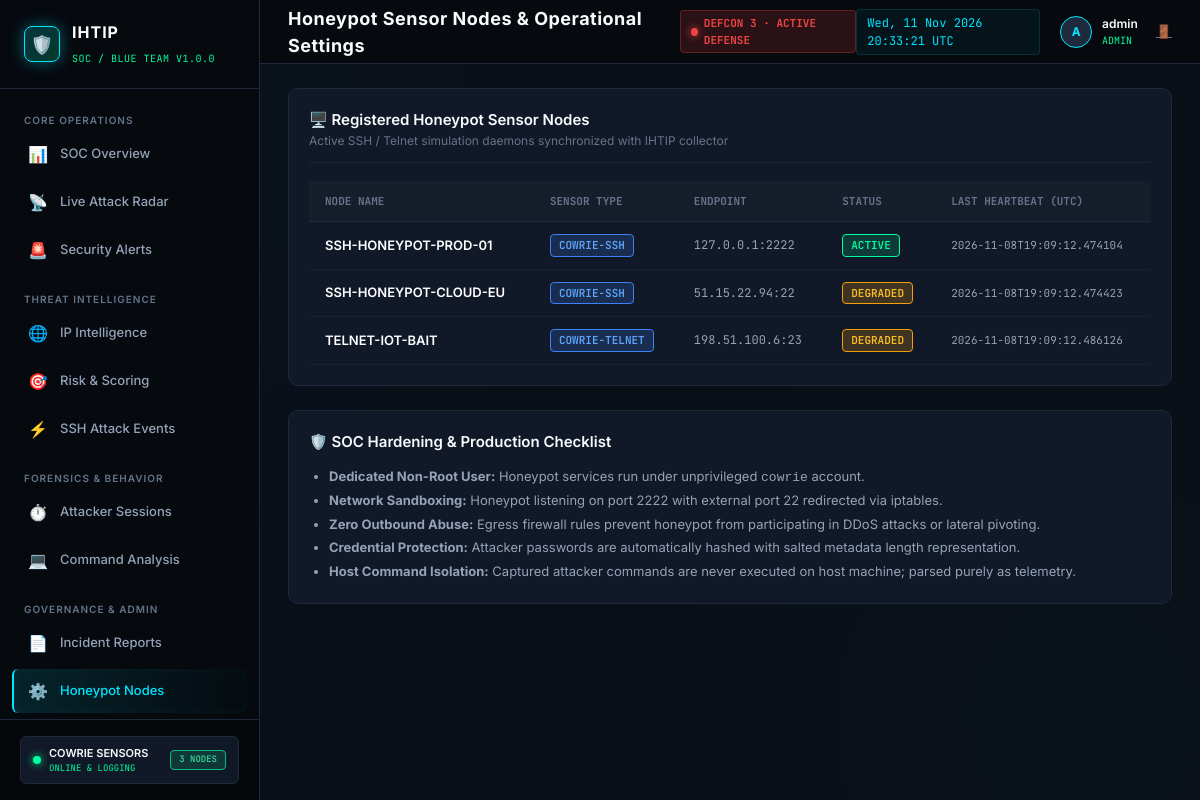
The page /settings (signed in) on the database its author committed.
### backend/models/honeypot.py (models this page shows)
class Honeypot(Base):
    __tablename__ = "honeypots"
    id = Column(Integer, primary_key=True, autoincrement=True)
    name = Column(String(100), nullable=False, unique=True)
    type = Column(String(50), nullable=False, default="cowrie-ssh")
    ip_address = Column(String(45), nullable=True, default="127.0.0.1")
    port = Column(Integer, default=2222)
    status = Column(String(20), default="active")  # active, degraded, offline
    last_heartbeat = Column(DateTime, default=datetime.datetime.utcnow)
    created_at = Column(DateTime, default=datetime.datetime.utcnow)
    sessions = relationship("Session", back_populates="honeypot", cascade="all, delete-orphan")
    events = relationship("AttackEvent", back_populates="honeypot", cascade="all, delete-orphan")
    def to_dict(self):
        return {
            "id": self.id,
            "name": self.name,
            "type": self.type,
            "ip_address": self.ip_address,
            "port": self.port,
            "status": self.status,
            "last_heartbeat": self.last_heartbeat.isoformat() if self.last_heartbeat else None,
            "created_at": self.created_at.isoformat() if self.created_at else None
        }

### backend/routes/dashboard_routes.py (the view)
@dashboard_bp.route("/settings")
@login_required
def settings_page():
    db = SessionLocal()
    try:
        honeypots = db.query(Honeypot).all()
        return render_template("settings.html", honeypots=[hp.to_dict() for hp in honeypots])
    finally:
        db.close()

### config/security_config.py (called while the page is built)
    @staticmethod
    def get_security_headers() -> dict:
        return {
            "X-Content-Type-Options": "nosniff",
            "X-Frame-Options": "SAMEORIGIN",
            "X-XSS-Protection": "1; mode=block",
            "Referrer-Policy": "strict-origin-when-cross-origin",
            "Content-Security-Policy": (
                "default-src 'self'; "
                "script-src 'self' 'unsafe-inline' https://cdn.jsdelivr.net; "
                "style-src 'self' 'unsafe-inline' https://fonts.googleapis.com https://cdn.jsdelivr.net; "
                "font-src 'self' https://fonts.gstatic.com https://cdn.jsdelivr.net; "
                "img-src 'self' data: https:; "
                "connect-src 'self';"
            )
        }

### frontend/templates/settings.html (shortened to what this page needs)
{% extends "base.html" %}
{% block page_title %}Honeypot Sensor Nodes & Operational Settings{% endblock %}
{% block content %}
<div class="cyber-card">
  <div class="card-header">
    <div>
      <div class="card-title">🖥️ Registered Honeypot Sensor Nodes</div>
      <div class="card-subtitle">Active SSH / Telnet simulation daemons synchronized with IHTIP collector</div>
    </div>
  </div>
  <div class="table-responsive">
    <table class="cyber-table">
      <thead>
        <tr>
          <th>Node Name</th>
          <th>Sensor Type</th>
          <th>Endpoint</th>
          <th>Status</th>
          <th>Last Heartbeat (UTC)</th>
        </tr>
      </thead>
      <tbody>
        {% for hp in honeypots %}
        <tr>
          <td style="font-weight: 600; color: #fff;">{{ hp.name }}</td>
          <td><span class="badge badge-medium">{{ hp.type }}</span></td>
          <td class="mono-cell">{{ hp.ip_address }}:{{ hp.port }}</td>
          <td>
            <span class="badge {% if hp.status == 'active' %}badge-active{% elif hp.status == 'degraded' %}badge-high{% else %}badge-critical{% endif %}">
              {{ hp.status|upper }}
            </span>
          </td>
          <td class="mono-cell" style="font-size: 11px;">{{ hp.last_heartbeat }}</td>
        </tr>
        {% else %}
        <tr>
          <td colspan="5" style="text-align: center; color: var(--text-muted);">No honeypot nodes registered.</td>
        </tr>
        {% endfor %}
      </tbody>
    </table>
  </div>
</div>
<div class="cyber-card" style="margin-top: 24px;">
  <div class="card-title" style="margin-bottom: 12px;">🛡️ SOC Hardening & Production Checklist</div>
  <ul style="font-size: 13px; color: var(--text-secondary); line-height: 1.8; padding-left: 20px;">
    <li><b>Dedicated Non-Root User:</b> Honeypot services run under unprivileged <code>cowrie</code> account.</li>
    <li><b>Network Sandboxing:</b> Honeypot listening on port 2222 with external port 22 redirected via iptables.</li>
    <li><b>Zero Outbound Abuse:</b> Egress firewall rules prevent honeypot from participating in DDoS attacks or lateral pivoting.</li>
    <li><b>Credential Protection:</b> Attacker passwords are automatically hashed with salted metadata length representation.</li>
    <li><b>Host Command Isolation:</b> Captured attacker commands are never executed on host machine; parsed purely as telemetry.</li>
  </ul>
</div>
{% endblock %}

### frontend/templates/base.html (shortened to what this page needs)
<!DOCTYPE html>
<html lang="en">
<head>
  <link rel="stylesheet" href="{{ url_for('static', filename='css/style.css') }}">
  <link rel="stylesheet" href="{{ url_for('static', filename='css/dashboard.css') }}">
  <link rel="stylesheet" href="{{ url_for('static', filename='css/responsive.css') }}">
</head>
<body>
  <div class="app-layout">
    <aside class="sidebar">
      <div class="brand-header">
        <div class="brand-logo-icon">🛡️</div>
        <div class="brand-text">
          <h1>{{ project_name }}</h1>
          <span>SOC / Blue Team v{{ version }}</span>
        </div>
      </div>
      <ul class="nav-menu">
        <div class="nav-section-title">Core Operations</div>
        <li class="nav-item">
          <a href="{{ url_for('dashboard_bp.dashboard_page') }}" class="nav-link {% if request.path == '/dashboard' or request.path == '/' %}active{% endif %}">
            <span class="nav-icon">📊</span>
            <span>SOC Overview</span>
          </a>
        </li>
        <li class="nav-item">
          <a href="{{ url_for('dashboard_bp.live_monitor_page') }}" class="nav-link {% if request.path == '/live' %}active{% endif %}">
            <span class="nav-icon">📡</span>
            <span>Live Attack Radar</span>
          </a>
        </li>
        <li class="nav-item">
          <a href="{{ url_for('analytics_bp.alerts_page') }}" class="nav-link {% if request.path == '/alerts' %}active{% endif %}">
            <span class="nav-icon">🚨</span>
            <span>Security Alerts</span>
          </a>
        </li>
        <div class="nav-section-title" style="margin-top: 12px;">Threat Intelligence</div>
        <li class="nav-item">
          <a href="{{ url_for('attacker_bp.attackers_page') }}" class="nav-link {% if request.path == '/attackers' %}active{% endif %}">
            <span class="nav-icon">🌐</span>
            <span>IP Intelligence</span>
          </a>
        </li>
        <li class="nav-item">
          <a href="{{ url_for('analytics_bp.threat_intel_page') }}" class="nav-link {% if request.path == '/threat-intel' %}active{% endif %}">
            <span class="nav-icon">🎯</span>
            <span>Risk & Scoring</span>
          </a>
        </li>
        <li class="nav-item">
          <a href="{{ url_for('attack_bp.attacks_page') }}" class="nav-link {% if request.path == '/attacks' %}active{% endif %}">
            <span class="nav-icon">⚡</span>
            <span>SSH Attack Events</span>
          </a>
        </li>
        <div class="nav-section-title" style="margin-top: 12px;">Forensics & Behavior</div>
        <li class="nav-item">
          <a href="{{ url_for('session_bp.sessions_page') }}" class="nav-link {% if request.path == '/sessions' %}active{% endif %}">
            <span class="nav-icon">⏱️</span>
            <span>Attacker Sessions</span>
          </a>
        </li>
        <li class="nav-item">
          <a href="{{ url_for('session_bp.commands_page') }}" class="nav-link {% if request.path == '/commands' %}active{% endif %}">
            <span class="nav-icon">💻</span>
            <span>Command Analysis</span>
          </a>
        </li>
        <div class="nav-section-title" style="margin-top: 12px;">Governance & Admin</div>
        <li class="nav-item">
          <a href="{{ url_for('report_bp.reports_page') }}" class="nav-link {% if request.path == '/reports' %}active{% endif %}">
            <span class="nav-icon">📄</span>
            <span>Incident Reports</span>
          </a>
        </li>
        <li class="nav-item">
          <a href="{{ url_for('dashboard_bp.settings_page') }}" class="nav-link {% if request.path == '/settings' %}active{% endif %}">
            <span class="nav-icon">⚙️</span>
            <span>Honeypot Nodes</span>
          </a>
        </li>
      </ul>
      <div class="sidebar-footer">
        <div class="sensor-status-card">
          <div style="display: flex; align-items: center; gap: 8px;">
            <div class="pulse-indicator"></div>
            <div>
              <div style="font-size: 11px; font-weight: 600;">COWRIE SENSORS</div>
              <div style="font-size: 9px; color: var(--cyber-green); font-family: var(--font-mono);">ONLINE & LOGGING</div>
            </div>
          </div>
          <span class="badge badge-low" style="font-size: 9px;">3 NODES</span>
        </div>
      </div>
    </aside>
    <main class="main-content">
      <header class="topbar">
        <div class="topbar-left">
          <div class="page-title">{% block page_title %}Security Operations Center{% endblock %}</div>
          <span class="threat-status-badge">
            <span class="pulse-indicator" style="background:#ef4444; box-shadow:0 0 8px #ef4444;"></span>
            DEFCON 3 · ACTIVE DEFENSE
          </span>
        </div>
        <div class="topbar-right">
          <div id="system-clock" class="system-clock">UTC --:--:--</div>
          <div class="user-profile">
            <div class="user-avatar">
              {{ current_user[0]|upper if current_user else 'A' }}
            </div>
            <div class="user-info">
              <span class="user-name">{{ current_user if current_user else 'SOC Analyst' }}</span>
              <span class="user-role">{{ current_role }}</span>
            </div>
            {% if is_authenticated %}
              <a href="{{ url_for('auth_bp.logout_page') }}" style="color: var(--text-muted); margin-left: 8px; font-size: 13px;" title="Logout">🚪</a>
            {% else %}
              <a href="{{ url_for('auth_bp.login_page') }}" class="btn btn-cyber" style="padding: 4px 10px; font-size: 11px;">Login</a>
            {% endif %}
          </div>
        </div>
      </header>
      <div class="page-container">
        {% block content %}{% endblock %}
      </div>
    </main>
  </div>
</body>
</html>

### frontend/static/css/dashboard.css (style rules this page uses)
.cyber-card { background-color: var(--bg-card); border: 1px solid var(--border-color); border-radius: 10px; padding: 20px; margin-bottom: 24px; }
.card-header { display: flex; align-items: center; justify-content: space-between; margin-bottom: 18px; padding-bottom: 12px; border-bottom: 1px solid rgba(255, 255, 255, 0.05); }
.card-title { font-size: 15px; font-weight: 600; color: var(--text-primary); display: flex; align-items: center; gap: 8px; }
.card-subtitle { font-size: 12px; color: var(--text-muted); }

### rows shown on the page
Honeypot: name "SSH-HONEYPOT-PROD-01", type "COWRIE-SSH", ip_address "127.0.0.1", port "2222", status "ACTIVE", last_heartbeat "2026-11-08T19:09:12.474104"
Honeypot: name "SSH-HONEYPOT-CLOUD-EU", type "COWRIE-SSH", ip_address "51.15.22.94", port "22", status "DEGRADED", last_heartbeat "2026-11-08T19:09:12.474423"
Honeypot: name "TELNET-IOT-BAIT", type "COWRIE-TELNET", ip_address "198.51.100.6", port "23", status "DEGRADED", last_heartbeat "2026-11-08T19:09:12.486126"

### other values the page prints
{{ project_name }} "IHTIP"
{{ version }} "1.0.0"
{{ current_user[0]|upper if current_user else 'A' }} "A"
{{ current_user if current_user else 'SOC Analyst' }} "admin"
{{ current_role }} "ADMIN"
